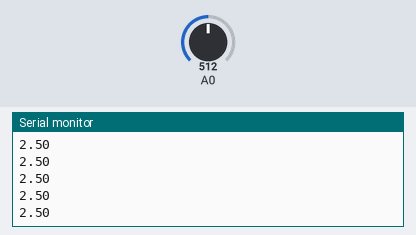
This sketch was run on a simulated Arduino Uno, built with avr-gcc and run on an emulated ATmega328P. Parts: the last lines printed to the serial monitor. The inputs (shaded band) are chosen by the test bench; at power-on: A0 = 512.

Above: at 1.2 s.
1.3 s: A0 set to 716
At 2.4 s:
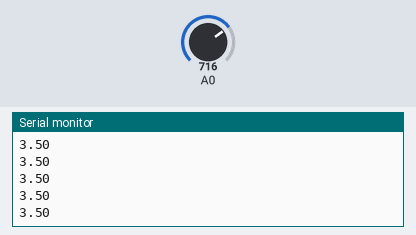
2.8 s: A0 set to 900
At 3.4 s:
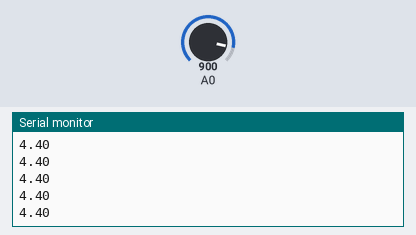
Timing chart, 0 to 5.8 s (numbered marks = the images above; inputs shaded):
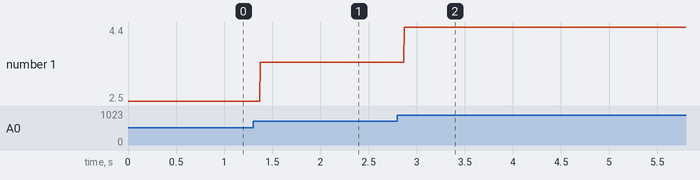

The sketch:

Flex_Sensor.ino
```cpp
int flex1 = A0;

void setup() {
  // put your setup code here, to run once:
  Serial.begin(9600);
}

void loop() {
  // put your main code here, to run repeatedly:
  int sensorVal = analogRead(A0);

  float voltage = sensorVal*(5.0/1023.0);

  Serial.println(voltage);
}
```

Measured:
- after the input at 1.3 s, the serial monitor: prints a new line after 0.07 s (image 1)
- after the input at 2.8 s, the serial monitor: prints a new line after 0.07 s (image 2)
- plotted number 1: 2.5 → 3.5 after the input at 1.3 s, 3.5 → 4.4 after the input at 2.8 s
